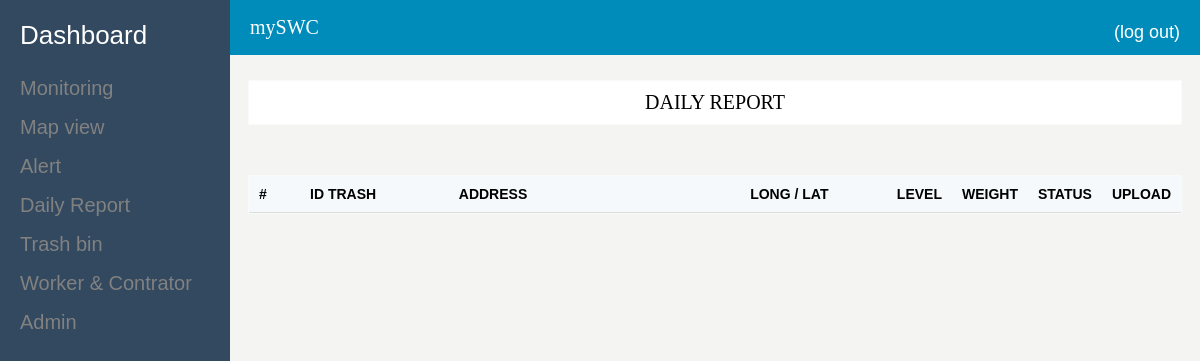
/report.php, run on an earlier commit of the app's database.
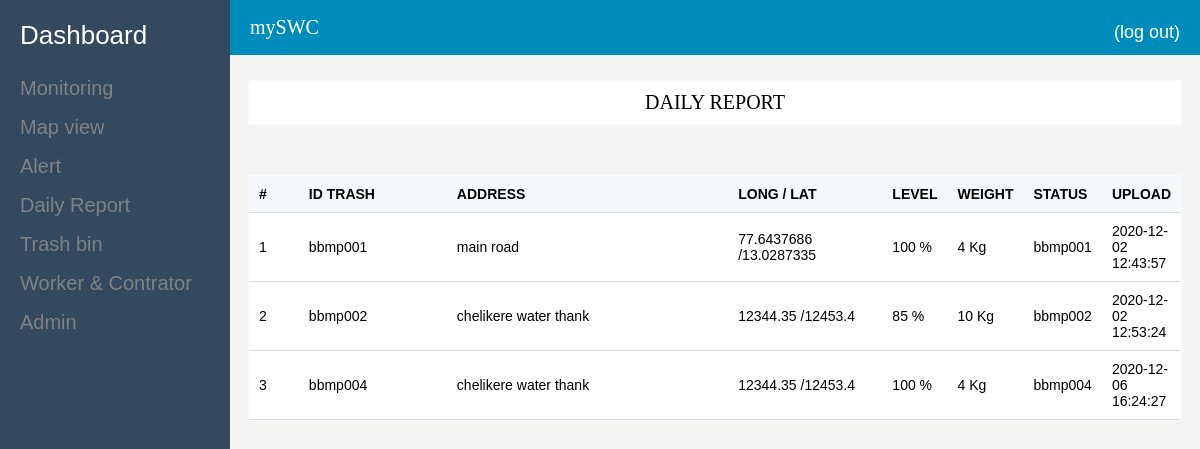
And on a later commit of the database.
### tables this page shows
CREATE TABLE `historic` (
  `_idHisto` int(11) NOT NULL,
  `idTrash` varchar(45) DEFAULT NULL,
  `level` varchar(45) DEFAULT NULL,
  `weight` varchar(45) DEFAULT NULL,
  `dateFull` datetime DEFAULT NULL,
  `idUser` varchar(45) DEFAULT NULL,
  `dateEmpty` varchar(45) DEFAULT NULL,
  `dateHisto` datetime DEFAULT current_timestamp(),
  `lastUpdate` timestamp NOT NULL DEFAULT current_timestamp()
);

CREATE TABLE `trash` (
  `_idTrash` int(11) NOT NULL,
  `longi` varchar(45) DEFAULT NULL,
  `lat` varchar(45) DEFAULT NULL,
  `address` varchar(45) DEFAULT NULL,
  `area` varchar(50) NOT NULL,
  `idTrash` varchar(45) DEFAULT NULL,
  `dateTrash` datetime DEFAULT current_timestamp(),
  `typeTrash` varchar(255) DEFAULT NULL
);

### modals/Fhistoric.php (called while the page is built, shortened)
<?php
class Fhistoric
{
    static function getAllHistoricDay()
    {
        $con=Database::getConnection();
        $req=$con->prepare('SELECT * FROM historic c,trash t WHERE c.idTrash=t.idTrash AND dateEmpty IS NULL');
        $req->execute(array());
        return $req->fetchAll();
    }
}

### report.php (the view, shortened to what this page needs)
<!DOCTYPE html>
<html lang="en">
<head>
    <link rel="stylesheet" href="assets/style/menu.css">
    <link rel="stylesheet" href="assets/style/main.css">
</head>
<body>
    <section>
        <?php include_once 'commons/menu.php';?>
        <?php include_once 'commons/header.php';?>
        <?php
            include_once 'modals/Fhistoric.php';
            $historic=Fhistoric::getAllHistoricDay();
        ?>
    </section>
    <section class="body-container">
        <div class="ml-24">
            <div class="panel">
                <p>DAILY REPORT</p>
            </div>
            <div class="panel">
                <table>
                    <thead>
                    <tr>
                        <th style="width: 40px">#</th>
                        <th style="width: 160px">ID TRASH</th>
                        <th style="width: 350px">ADDRESS</th>
                        <th style="width: 160px">LONG / LAT</th>
                        <th>LEVEL</th>
                        <th>WEIGHT</th>
                        <th>STATUS</th>
                        <th>UPLOAD</th>
                    </tr>
                    </thead>
                    <tbody>
                    <?php foreach ($historic as $k => $data):?>
                        <tr>
                            <td><?=$k+1;?></td>
                            <td><?=$data['idTrash'];?></td>
                            <td><?=$data['address'];?></td>
                            <td><?=($data['longi']." /".$data['lat']);?></td>
                            <td><?=$data['level'];?> %</td>
                            <td><?=$data['weight'];?> Kg</td>
                            <td><?=$data['idTrash'];?></td>
                            <td><?=$data['dateHisto'];?></td>
                        </tr>
                    <?php endforeach;?>
                </table>
            </div>
        </div>
    </section>
</body>
</html>

What changed in the data, as far as the page shows it:
now on this page (row edited): historic: trash.idTrash "bbmp001", trash.address "main road", trash.longi "77.6437686", trash.lat "13.0287335", level "100", weight "4", dateHisto "2020-12-02 12:43:57"
now on this page (row edited): historic: trash.idTrash "bbmp002", trash.address "chelikere water thank", trash.longi "12344.35", trash.lat "12453.4", level "85", weight "10", dateHisto "2020-12-02 12:53:24"
added historic: trash.idTrash "bbmp004", trash.address "chelikere water thank", trash.longi "12344.35", trash.lat "12453.4", level "100", weight "4", dateHisto "2020-12-06 16:24:27"
